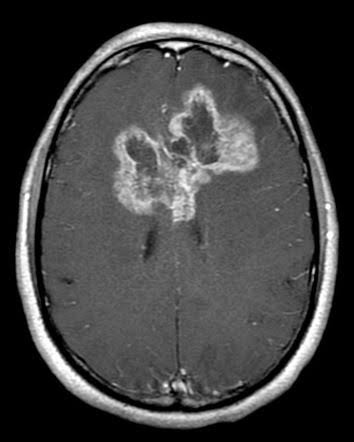
#> input picture Dataset_MRI/Testing/glioma/Te-gl_1.jpg, 354 x 442 px, found by its file name; its folder holds only this picture in this run; the run also reads 1 picture not shown here
$ jupyter execute --allow-errors ML_Project_1.ipynb   (older library calls are emulated)
#> lines starting #> are read from the running program, lines starting #| are printed output that depends on the picture
# Brain Tumor MRI Classification - Part 1

**Author:** Kodanda Challa
**Student ID:** 25727
**Date:** 2026

## Project Objective
Build and compare multiple machine learning pipelines for multiclass image classification of brain tumors in MRI scans.

---

## Classification Problem
This is a **4-class image classification task** with the following tumor types:

| Class | Description |
|-------|-------------|
| **Glioma** | A tumor originating from the brain's glial cells |
| **Meningioma** | A tumor in the protective membranes surrounding the brain |
| **No Tumor** | MRI scans with no detectable brain tumor |
| **Pituitary** | A tumor in the pituitary gland at the brain's base |

---

## Project Workflow

```
Data Loading & Exploration
↓
Feature Extraction (HOG + GLCM Texture)
↓
Feature Normalization & Dimensionality Reduction (PCA)
↓
Classical ML Models (KNN, SVM, Random Forest)
↓
Hyperparameter Tuning (GridSearchCV)
↓
Model Evaluation & Comparison
↓
Learning Curves & Performance Analysis
```

This notebook focuses on **classical machine learning approaches** using handcrafted features.

## 1. Environment Setup

Import all necessary libraries and configure global settings.

[cell 1]
# ============================================================================
# IMPORTS
# ============================================================================

# Standard libraries
import os
import time
import warnings
import random

# Numerical & Data Processing
import numpy as np
import pandas as pd

# Image Processing
import cv2
from PIL import Image
from skimage.feature import hog, graycomatrix, graycoprops

# Visualization
import matplotlib.pyplot as plt
import seaborn as sns

# Machine Learning - Preprocessing
from sklearn.preprocessing import LabelEncoder, StandardScaler
from sklearn.decomposition import PCA

# Machine Learning - Models
from sklearn.neighbors import KNeighborsClassifier
from sklearn.svm import SVC
from sklearn.ensemble import RandomForestClassifier

# Machine Learning - Evaluation
from sklearn.metrics import (
    accuracy_score,
    classification_report,
    confusion_matrix
)
from sklearn.model_selection import GridSearchCV, learning_curve

# Progress tracking
from tqdm import tqdm

# Suppress warnings
warnings.filterwarnings('ignore')

print("✓ All libraries imported successfully")

## 2. Configuration & Global Settings

Define dataset paths, hyperparameters, and reproducibility settings.

[cell 2]
# ============================================================================
# CONFIGURATION
# ============================================================================

# Track program execution time
PROGRAM_START = time.perf_counter()

# Dataset configuration
DATASET_PATH = "Dataset_MRI"
TRAIN_DIR = os.path.join(DATASET_PATH, 'Training')
TEST_DIR = os.path.join(DATASET_PATH, 'Testing')

# Class labels (exactly as they appear in folder structure)
CLASSES = ['glioma', 'meningioma', 'notumor', 'pituitary']
NUM_CLASSES = len(CLASSES)

# Image processing
IMG_SIZE_CLASSICAL = 128  # Resize images to 128x128 for classical models

# Reproducibility
SEED = 42
np.random.seed(SEED)
random.seed(SEED)

# Visualization settings
plt.style.use('default')
sns.set_palette('husl')

# GridSearchCV settings
CV_FOLDS = 5
GRID_JOBS = -1  # Use all available processors

print(f"✓ Configuration set")
print(f"  Dataset: {DATASET_PATH}")
print(f"  Classes: {NUM_CLASSES}")
print(f"  Image size: {IMG_SIZE_CLASSICAL}x{IMG_SIZE_CLASSICAL}")
print(f"  Random seed: {SEED}")

## 3. Data Loading & Exploration

Load dataset, build dataframes, and analyze class distribution and image properties.

```text
Dataset_MRI/
├── Testing/
│   ├── glioma/
│   ├── meningioma/
│   ├── notumor/
│   └── pituitary/
└── Training/
    ├── glioma/
    ├── meningioma/
    ├── notumor/
    └── pituitary/
```

[cell 3]
# ============================================================================
# UTILITY FUNCTION: Build DataFrame from directory structure
# ============================================================================

def build_dataframe(data_dir, classes):
    """
    Build a DataFrame from a directory of classified images.

    Parameters:
    -----------
    data_dir : str
        Path to the root directory (e.g., 'Dataset_MRI/Training')
    classes : list
        List of class names (subdirectories)

    Returns:
    --------
    pd.DataFrame
        DataFrame with 'filepath' and 'label' columns
    """
    rows = []

    for label in classes:
        class_dir = os.path.join(data_dir, label)

        # Skip if directory doesn't exist
        if not os.path.isdir(class_dir):
            print(f"Warning: Directory not found - {class_dir}")
            continue

        # Iterate over all files in class directory
        for fname in os.listdir(class_dir):
            filepath = os.path.join(class_dir, fname)
            # Only include actual files (skip directories)
            if os.path.isfile(filepath):
                rows.append({'filepath': filepath, 'label': label})

    return pd.DataFrame(rows)


# Load training and testing datasets
train_df = build_dataframe(TRAIN_DIR, CLASSES)
test_df = build_dataframe(TEST_DIR, CLASSES)

print(f"\n✓ Datasets loaded successfully")
print(f"\n  Training set shape: {train_df.shape}")
print(f"  Testing set shape: {test_df.shape}")
print(f"\n  Sample training data:")
#> (the rest of this cell did not finish here and is left out)

### 3.1 Class Distribution Analysis

[cell 4]
# ============================================================================
# VISUALIZE: Class distribution in train/test sets
# ============================================================================

fig, axes = plt.subplots(2, 2, figsize=(14, 10))
fig.suptitle('Dataset Class Distribution Analysis', fontsize=16, fontweight='bold')

# Training set - Bar plot
ax = axes[0, 0]
sns.countplot(data=train_df, x='label', order=CLASSES, ax=ax, palette='Set2')
ax.set_title('Training Set - Count Plot', fontweight='bold')
ax.set_xlabel('Tumor Class')
ax.set_ylabel('Number of Samples')
ax.tick_params(axis='x', rotation=15)

# Add count labels on bars
for container in ax.containers:
    ax.bar_label(container)

# Training set - Pie chart
ax = axes[0, 1]
train_counts = train_df['label'].value_counts().reindex(CLASSES)
colors = sns.color_palette('Set2', len(CLASSES))
#> (the rest of this cell did not finish here and is left out)

### 3.2 Image Sample Visualization

Display sample images from each class to understand data characteristics.

[cell 5]
# ============================================================================
# UTILITY FUNCTION: Display image samples
# ============================================================================

def show_image_samples(df, classes, n_samples=4, title=None):
    """
    Display sample images from each class.

    Parameters:
    -----------
    df : pd.DataFrame
        DataFrame with 'filepath' and 'label' columns
    classes : list
        List of class names to display
    n_samples : int
        Number of samples per class to show
    title : str
        Title for the figure
    """
#> called with n_samples = 4, title = 'Training Set Sample Images'
    plt.figure(figsize=(14, 2.5 * len(classes)))
    idx = 1

    for label in classes:
        # Get random samples for this class
        samples = df[df['label'] == label]['filepath'].sample(
            n=min(n_samples, len(df[df['label'] == label])),
            random_state=SEED
        ).values

        for filepath in samples:
            # Load and display image
            img_pil = Image.open(filepath)
#> img_pil is the input picture: PIL image 354x442 RGB; min 0, max 255, mean 66
            img_array = np.array(img_pil)
            img_mode = img_pil.mode
            height, width = img_array.shape[:2]

            # Create subplot
            plt.subplot(len(classes), n_samples, idx)

            # Display with appropriate colormap
            cmap = 'gray' if img_mode in ['L', 'P'] else None
            plt.imshow(img_pil, cmap=cmap)

            # Add informative title
            plt.title(
                f'{label.upper()}\n{width}×{height} | {img_mode}',
                fontsize=9,
                fontweight='bold'
            )
            plt.axis('off')
            idx += 1

    if title:
        plt.suptitle(title, fontsize=14, fontweight='bold', y=0.995)

    plt.tight_layout()
    plt.show()
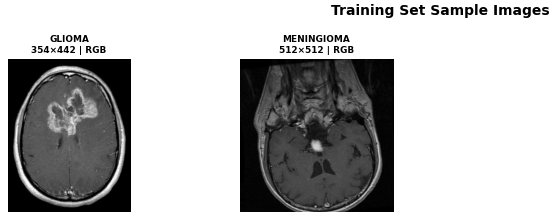
#> figure drawn by matplotlib, 2 panels


# Display samples from training and testing sets
show_image_samples(train_df, CLASSES, n_samples=4, title='Training Set Sample Images')
show_image_samples(test_df, CLASSES, n_samples=4, title='Testing Set Sample Images')
#> call 2 of show_image_samples, with n_samples = 4, title = 'Testing Set Sample Images'
#> in show_image_samples (call 2), `plt.show()`:
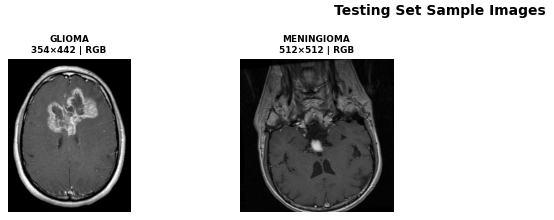
#> figure drawn by matplotlib, 2 panels

print("\n" + "="*60)
print("IMAGE CHARACTERISTICS")
print("="*60)
print("\n⚠ IMPORTANT OBSERVATIONS:")
print("  1. Images have DIFFERENT sizes (not uniform)")
print("     → All images will be resized to 128×128 for consistency")
print("\n  2. Images have DIFFERENT color modes (grayscale vs RGB)")
print("     → Pipeline handles both by converting to RGB first then to grayscale for feature extraction")

## 4. Feature Extraction for Classical Models

Extract handcrafted features (HOG + GLCM texture) that classical classifiers can process.

### Feature Engineering Pipeline

#### 1. **HOG Features (Histogram of Oriented Gradients)**
- **What it captures:** Edge directions and shapes in local image regions
- **How it works:** Divides image into cells, computes gradient orientations in each cell, creates histogram of 9 gradient directions
- **Why effective:** Robust to small shifts and rotations, captures structural information
- **Parameters used:**
  - `orientations=9`: 9 gradient direction bins
  - `pixels_per_cell=(8,8)`: Each cell is 8×8 pixels
  - `cells_per_block=(2,2)`: Normalization over 2×2 blocks
  - `block_norm='L2-Hys'`: L2-Hys normalization for robustness
- **Output:** 8,100 features from 128×128 image

#### 2. **GLCM Texture Features (Gray-Level Co-occurrence Matrix)**
- **What it captures:** Local texture patterns and pixel intensity relationships
- **How it works:** Builds co-occurrence matrix showing how often pixel pairs at specific distances appear together
- **Why effective:** Different tumors have distinct texture signatures
- **Extracted statistics (6 features):**
  - `contrast`: Intensity variation (high = sharp edges)
  - `dissimilarity`: Weighted difference of pixel intensities
  - `homogeneity`: Similarity of pixel pairs (high = uniform texture)
  - `energy`: Textural uniformity
  - `correlation`: Linear intensity dependency
  - `ASM`: Angular second moment (texture order)

### Total Feature Vector
- **HOG features:** 8,100
- **GLCM features:** 6
- **Total:** 8,106 features per image (before PCA reduction)

[cell 6]
# ============================================================================
# FEATURE EXTRACTION: HOG + GLCM Texture Features
# ============================================================================

def extract_handcrafted_features(image_path, img_size=128):
    """
    Extract HOG and GLCM texture features from an image.

    Parameters:
    -----------
    image_path : str
        Path to the image file
    img_size : int
        Target image size (will be resized to img_size × img_size)
        Target image is converted to RGB first, then to grayscale for feature extraction.

    Returns:
    --------
    np.ndarray
        Feature vector combining HOG and GLCM features
    """
#> called with image_path = 'Dataset_MRI/Training/glioma/Te-gl_1.jpg', img_size = 128
    # Read image and convert color space
    img_bgr = cv2.imread(image_path)
    img_rgb = cv2.cvtColor(img_bgr, cv2.COLOR_BGR2RGB)

    # Resize to standard size
    img_resized = cv2.resize(img_rgb, (img_size, img_size))
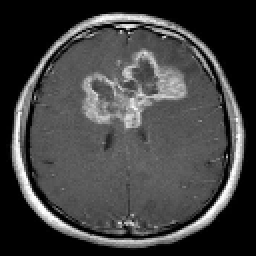
#> img_resized: shape (128, 128, 3) (shown 2 times larger); min 0, max 255, mean 66

    # Convert to grayscale for feature extraction
    img_gray = cv2.cvtColor(img_resized, cv2.COLOR_RGB2GRAY)

    # ===== HOG Features =====
    hog_features = hog(
        img_gray,
        orientations=9,           # 9 gradient directions
        pixels_per_cell=(8, 8),   # Cell size: 8×8 pixels
        cells_per_block=(2, 2),   # Block normalization: 2×2 cells
        block_norm='L2-Hys',      # L2-Hys normalization
        feature_vector=True       # Return as 1D array
    )
#> hog_features = 8100 values, max 0.864 at index 7035, min 0 at index 0, mean 0.109
#> (the rest of the program and of its run is left out)
